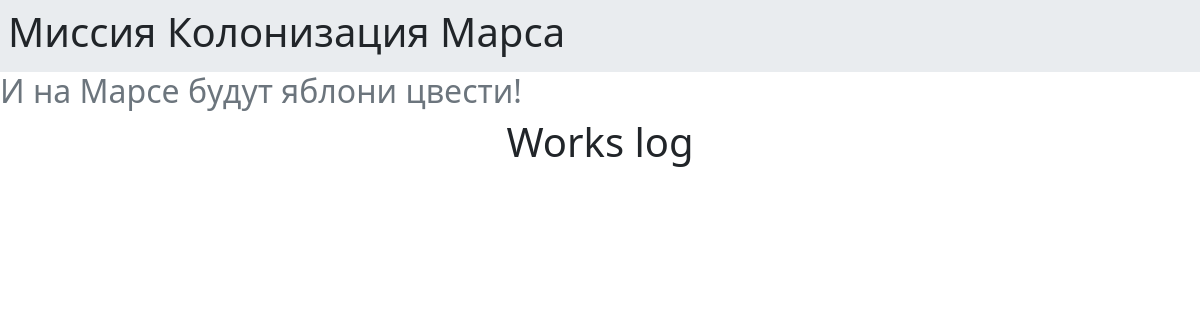
/, run on an earlier commit of the app's database.
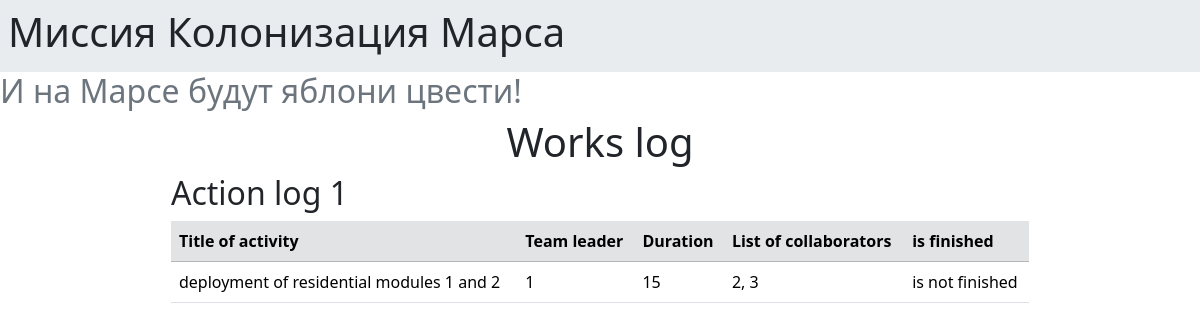
And on a later commit of the database.
### data/jobs.py (models this page shows)
class Job(SqlAlchemyBase):
    __tablename__ = 'jobs'
    id = sqlalchemy.Column(sqlalchemy.Integer, primary_key=True, autoincrement=True)
    team_leader = sqlalchemy.Column(sqlalchemy.Integer, sqlalchemy.ForeignKey("users.id"))
    job = sqlalchemy.Column(sqlalchemy.String)
    work_size = sqlalchemy.Column(sqlalchemy.Integer)
    collaborators = sqlalchemy.Column(sqlalchemy.String)
    start_date = sqlalchemy.Column(sqlalchemy.DateTime, nullable=True)
    end_date = sqlalchemy.Column(sqlalchemy.DateTime, nullable=True)
    is_finished = sqlalchemy.Column(sqlalchemy.Boolean, default=False)
    user = orm.relationship('User')

### 07.py (the view)
@app.route('/')
def main():
    jobs = session.query(Job).all()
    return render_template('main_07.html', jobs=jobs)

### templates/main_07.html
{% extends "index.html" %}
{% block content %}
<h1 class="text-center">Works log</h1>
{% for job in jobs %}
<div class="container-fluid w-75">
    <h2>Action log {{ loop.index }}</h2>
    <table class="table">
        <thead class="table-secondary">
        <tr>
            <th scope="col">Title of activity</th>
            <th scope="col">Team leader</th>
            <th scope="col">Duration</th>
            <th scope="col">List of collaborators</th>
            <th scope="col">is finished</th>
        </tr>
        </thead>
        <tbody>
        <tr>
            <td>{{ job.job }}</td>
            <td>{{ job.team_leader }}</td>
            <td>{{ job.work_size }}</td>
            <td>{{ job.collaborators }}</td>
            <td>{{ "is finished" if job.is_finished else "is not finished" }}</td>
        </tr>
        </tbody>
    </table>
</div>
{% endfor %}
{% endblock %}

What changed in the data, as far as the page shows it:
added Job: job "deployment of residential modules 1 and 2", team_leader "1", work_size "15", collaborators "2, 3", is_finished "is not finished"
